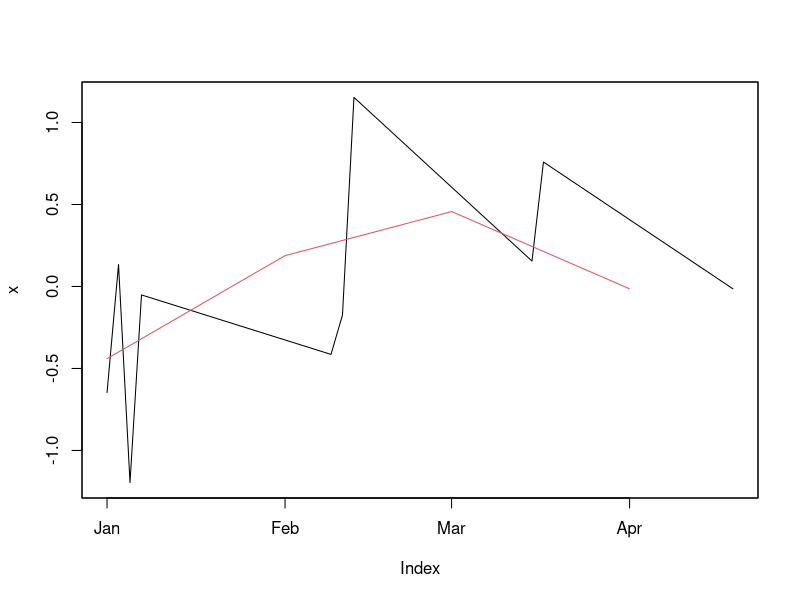

Reproduce this figure in R.
library(zoo)


### Name: aggregate.zoo
### Title: Compute Summary Statistics of zoo Objects
### Aliases: aggregate.zoo split.zoo
### Keywords: ts

### ** Examples

## averaging over values in a month:
# x.date is jan 1,3,5,7; feb 9,11,13; mar 15,17,19
x.date <- as.Date(paste(2004, rep(1:4, 4:1), seq(1,20,2), sep = "-")); x.date
x <- zoo(rnorm(12), x.date); x
# coarser dates - jan 1 (4 times), feb 1 (3 times), mar 1 (3 times)
x.date2 <- as.Date(paste(2004, rep(1:4, 4:1), 1, sep = "-")); x.date2
x2 <- aggregate(x, x.date2, mean); x2
# same - uses as.yearmon
x2a <- aggregate(x, as.Date(as.yearmon(time(x))), mean); x2a
# same - uses by function
x2b <- aggregate(x, function(tt) as.Date(as.yearmon(tt)), mean); x2b
# same - uses cut
x2c <- aggregate(x, as.Date(cut(time(x), "month")), mean); x2c
# almost same but times of x2d have yearmon class rather than Date class
x2d <- aggregate(x, as.yearmon, mean); x2d

# compare time series
plot(x)
lines(x2, col = 2)

## aggregate a daily time series to a quarterly series
# create zoo series
tt <- as.Date("2000-1-1") + 0:300
z.day <- zoo(0:300, tt)

# function which returns corresponding first "Date" of quarter
first.of.quarter <- function(tt) as.Date(as.yearqtr(tt))

# average z over quarters
# 1. via "yearqtr" index (regular)
# 2. via "Date" index (not regular)
z.qtr1 <- aggregate(z.day, as.yearqtr, mean)
z.qtr2 <- aggregate(z.day, first.of.quarter, mean)

# The last one used the first day of the quarter but suppose
# we want the first day of the quarter that exists in the series
# (and the series does not necessarily start on the first day
# of the quarter).
z.day[!duplicated(as.yearqtr(time(z.day)))]

# This is the same except it uses the last day of the quarter.
# It requires R 2.6.0 which introduced the fromLast= argument.
## Not run: 
##D z.day[!duplicated(as.yearqtr(time(z.day)), fromLast = TRUE)]
## End(Not run)

# The aggregated series above are of class "zoo" (because z.day
# was "zoo"). To create a regular series of class "zooreg",
# the frequency can be automatically chosen
zr.qtr1 <- aggregate(z.day, as.yearqtr, mean, regular = TRUE)
# or specified explicitely
zr.qtr2 <- aggregate(z.day, as.yearqtr, mean, frequency = 4)


## aggregate on month and extend to monthly time series
if(require(chron)) {
y <- zoo(matrix(11:15, nrow = 5, ncol = 2), chron(c(15, 20, 80, 100, 110)))
colnames(y) <- c("A", "B")

# aggregate by month using first of month as times for coarser series
# using first day of month as repesentative time
y2 <- aggregate(y, as.Date(as.yearmon(time(y))), head, 1)

# fill in missing months by merging with an empty series containing
# a complete set of 1st of the months
yrt2 <- range(time(y2))
y0 <- zoo(,seq(from = yrt2[1], to = yrt2[2], by = "month"))
merge(y2, y0)
}

# given daily series keep only first point in each month at
# day 21 or more
z <- zoo(101:200, as.Date("2000-01-01") + seq(0, length = 100, by = 2))
zz <- z[as.numeric(format(time(z), "%d")) >= 21]
zz[!duplicated(as.yearmon(time(zz)))]

# same except times are of "yearmon" class
aggregate(zz, as.yearmon, head, 1)

# aggregate POSIXct seconds data every 10 minutes
tt <- seq(10, 2000, 10)
x <- zoo(tt, structure(tt, class = c("POSIXt", "POSIXct")))
aggregate(x, time(x) - as.numeric(time(x)) %% 600, mean)

# aggregate weekly series to a series with frequency of 52 per year
set.seed(1)
z <- zooreg(1:100 + rnorm(100), start = as.Date("2001-01-01"), deltat = 7)

# new.freq() converts dates to a grid of freq points per year
# yd is sequence of dates of firsts of years
# yy is years of the same sequence
# last line interpolates so dates, d, are transformed to year + frac of year
# so first week of 2001 is 2001.0, second week is 2001 + 1/52, third week
# is 2001 + 2/52, etc.
new.freq <- function(d, freq = 52) {
       y <- as.Date(cut(range(d), "years")) + c(0, 367)
       yd <- seq(y[1], y[2], "year")
       yy <- as.numeric(format(yd, "%Y"))
       floor(freq * approx(yd, yy, xout = d)$y) / freq
}

# take last point in each period
aggregate(z, new.freq, tail, 1)

# or, take mean of all points in each
aggregate(z, new.freq, mean)

# example of taking means in the presence of NAs
z.na <- zooreg(c(1:364, NA), start = as.Date("2001-01-01"))
aggregate(z.na, as.yearqtr, mean, na.rm = TRUE)

# Find the sd of all days that lie in any Jan, all days that lie in
# any Feb, ..., all days that lie in any Dec (i.e. output is vector with
# 12 components)
aggregate(z, format(time(z), "%m"), sd)
